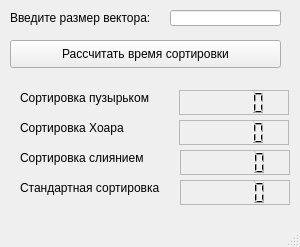
<?xml version="1.0" encoding="UTF-8"?>
<ui version="4.0">
 <class>Window</class>
 <widget class="QMainWindow" name="Window">
  <property name="geometry">
   <rect>
    <x>0</x>
    <y>0</y>
    <width>300</width>
    <height>247</height>
   </rect>
  </property>
  <property name="windowTitle">
   <string>Window</string>
  </property>
  <widget class="QWidget" name="centralWidget">
   <widget class="QLCDNumber" name="lcd_sort">
    <property name="geometry">
     <rect>
      <x>180</x>
      <y>180</y>
      <width>110</width>
      <height>25</height>
     </rect>
    </property>
    <property name="font">
     <font>
      <family>Arial</family>
      <pointsize>9</pointsize>
      <weight>75</weight>
      <italic>true</italic>
      <bold>true</bold>
     </font>
    </property>
    <property name="frameShape">
     <enum>QFrame::StyledPanel</enum>
    </property>
    <property name="frameShadow">
     <enum>QFrame::Plain</enum>
    </property>
   </widget>
   <widget class="QLCDNumber" name="lcd_hoar">
    <property name="geometry">
     <rect>
      <x>179</x>
      <y>120</y>
      <width>110</width>
      <height>25</height>
     </rect>
    </property>
    <property name="font">
     <font>
      <family>Arial</family>
      <pointsize>9</pointsize>
      <weight>75</weight>
      <italic>true</italic>
      <bold>true</bold>
     </font>
    </property>
    <property name="frameShape">
     <enum>QFrame::StyledPanel</enum>
    </property>
    <property name="frameShadow">
     <enum>QFrame::Plain</enum>
    </property>
   </widget>
   <widget class="QLabel" name="label_bubble">
    <property name="geometry">
     <rect>
      <x>20</x>
      <y>90</y>
      <width>141</width>
      <height>16</height>
     </rect>
    </property>
    <property name="text">
     <string>Сортировка пузырьком</string>
    </property>
   </widget>
   <widget class="QLCDNumber" name="lcd_bubble">
    <property name="geometry">
     <rect>
      <x>179</x>
      <y>90</y>
      <width>110</width>
      <height>25</height>
     </rect>
    </property>
    <property name="font">
     <font>
      <family>Arial</family>
      <pointsize>9</pointsize>
      <weight>75</weight>
      <italic>true</italic>
      <bold>true</bold>
     </font>
    </property>
    <property name="frameShape">
     <enum>QFrame::StyledPanel</enum>
    </property>
    <property name="frameShadow">
     <enum>QFrame::Sunken</enum>
    </property>
   </widget>
   <widget class="QLabel" name="label_hoar">
    <property name="geometry">
     <rect>
      <x>20</x>
      <y>120</y>
      <width>151</width>
      <height>16</height>
     </rect>
    </property>
    <property name="text">
     <string>Сортировка Хоара</string>
    </property>
   </widget>
   <widget class="QLabel" name="label_sort">
    <property name="geometry">
     <rect>
      <x>20</x>
      <y>180</y>
      <width>151</width>
      <height>16</height>
     </rect>
    </property>
    <property name="text">
     <string>Стандартная сортировка</string>
    </property>
   </widget>
   <widget class="QLCDNumber" name="lcd_mege">
    <property name="geometry">
     <rect>
      <x>180</x>
      <y>150</y>
      <width>110</width>
      <height>25</height>
     </rect>
    </property>
    <property name="font">
     <font>
      <family>Arial</family>
      <pointsize>9</pointsize>
      <weight>75</weight>
      <italic>true</italic>
      <bold>true</bold>
     </font>
    </property>
    <property name="frameShape">
     <enum>QFrame::StyledPanel</enum>
    </property>
    <property name="frameShadow">
     <enum>QFrame::Plain</enum>
    </property>
   </widget>
   <widget class="QLabel" name="label_merge">
    <property name="geometry">
     <rect>
      <x>20</x>
      <y>150</y>
      <width>151</width>
      <height>16</height>
     </rect>
    </property>
    <property name="text">
     <string>Сортировка слиянием</string>
    </property>
   </widget>
   <widget class="QPushButton" name="pb">
    <property name="geometry">
     <rect>
      <x>10</x>
      <y>40</y>
      <width>271</width>
      <height>28</height>
     </rect>
    </property>
    <property name="text">
     <string>Рассчитать время сортировки</string>
    </property>
   </widget>
   <widget class="QLabel" name="label">
    <property name="geometry">
     <rect>
      <x>10</x>
      <y>10</y>
      <width>151</width>
      <height>16</height>
     </rect>
    </property>
    <property name="text">
     <string>Введите размер вектора:</string>
    </property>
   </widget>
   <widget class="QLineEdit" name="le">
    <property name="geometry">
     <rect>
      <x>170</x>
      <y>10</y>
      <width>111</width>
      <height>16</height>
     </rect>
    </property>
   </widget>
  </widget>
  <widget class="QMenuBar" name="menuBar">
   <property name="geometry">
    <rect>
     <x>0</x>
     <y>0</y>
     <width>300</width>
     <height>21</height>
    </rect>
   </property>
  </widget>
  <widget class="QStatusBar" name="statusBar"/>
 </widget>
 <layoutdefault spacing="6" margin="11"/>
 <resources/>
 <connections/>
</ui>
